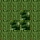

The image is a tile-based game level rendered from a .tmx file. Its description and complete source (layers, tilesets, objects, tile grids) follow:
An orthogonal 4x4 tile map with 10x10 px tiles, 1 tile layer (Tile Layer 1).

<map version="1.0" orientation="orthogonal" renderorder="right-down" width="4" height="4" tilewidth="10" tileheight="10" nextobjectid="1">
 <tileset firstgid="1" name="ExteriorTest-760306" tilewidth="10" tileheight="10" tilecount="3072" columns="64">
  <image source="../Pictures/Uplay/ExteriorTest-760306.jpg" width="640" height="480" />
 </tileset>
 <layer name="Tile Layer 1" width="4" height="4">
  <data encoding="csv">
1290,1290,1290,1290,
1290,1290,1744,1290,
1290,1744,1744,1290,
1290,1290,1290,1290
</data>
 </layer>
</map>
